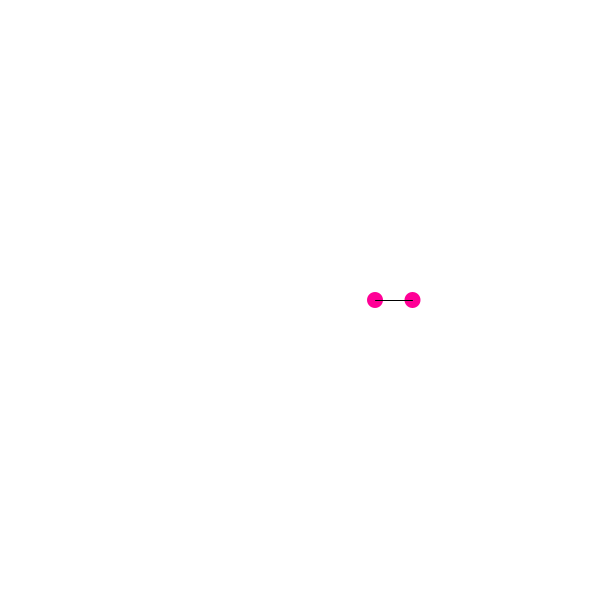
Frame 1 (no input)
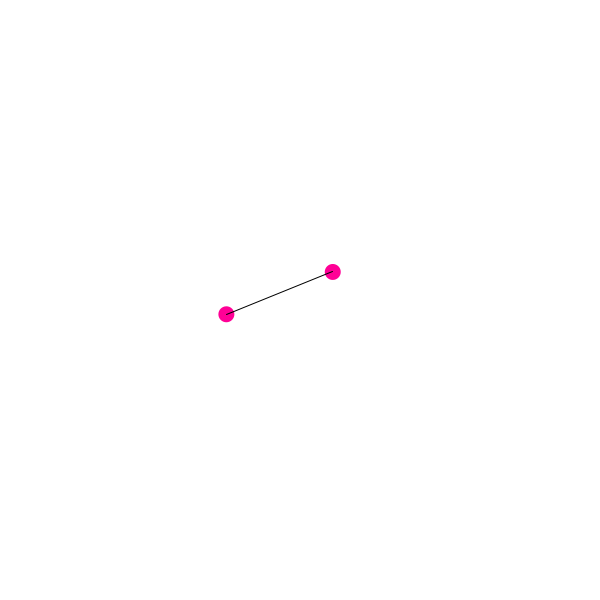
Frame 60 (the mouse pressed at the canvas centre just before this capture)
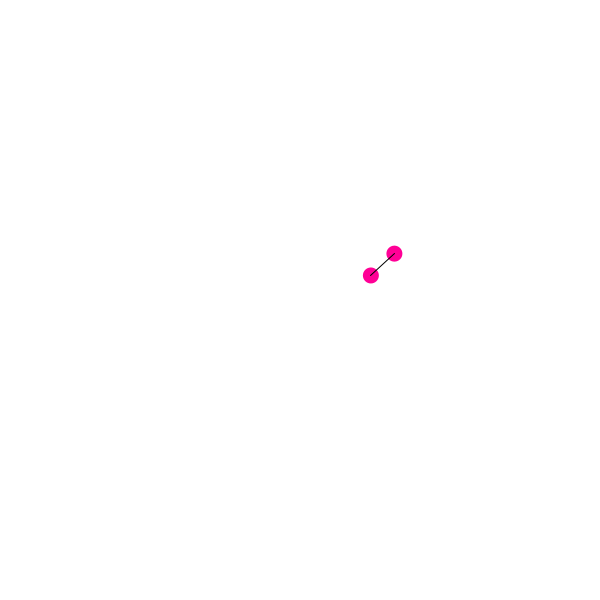
Frame 120 (the mouse held since frame 60 and released just before this capture)

The Processing sketch that drew these frames (run headless with seeded random() and noise(); from frame 60 on, the mouse is pressed at the canvas centre):

// Processing sketch: sketch_3_4_Spinning_atmoms
// ── sketch_3_4_Spinning_atmoms.pde
// Converting from polar (magnitude and angle)
// to Cartesian coordinates (x and y).

float r = 75;      // Magnitude / length
float theta = 0;   // Angle (expressed in equations
// using Theta symbol)

float theta2 = 0;
void setup() {

  size(600, 600);
  background(255);
  smooth();
}

void draw() { 

  background(255);  
  
  float x = r * cos(theta);
  float y = r * sin(theta);
  
  float x2 = r * cos(theta2) + x/2;
  float y2 = r * sin(theta2);
  
  noStroke();
  fill(255, 0, 150);
  ellipse(x + width/2, y + height/2, 16, 16);
  ellipse(x2 + width/2, y2 + height/2, 16, 16);
  theta += 0.05;
  theta2 += 0.1;
  stroke(0);
  line(x + width/2, y + height/2, x2 + width/2, y2 + height/2);
}
